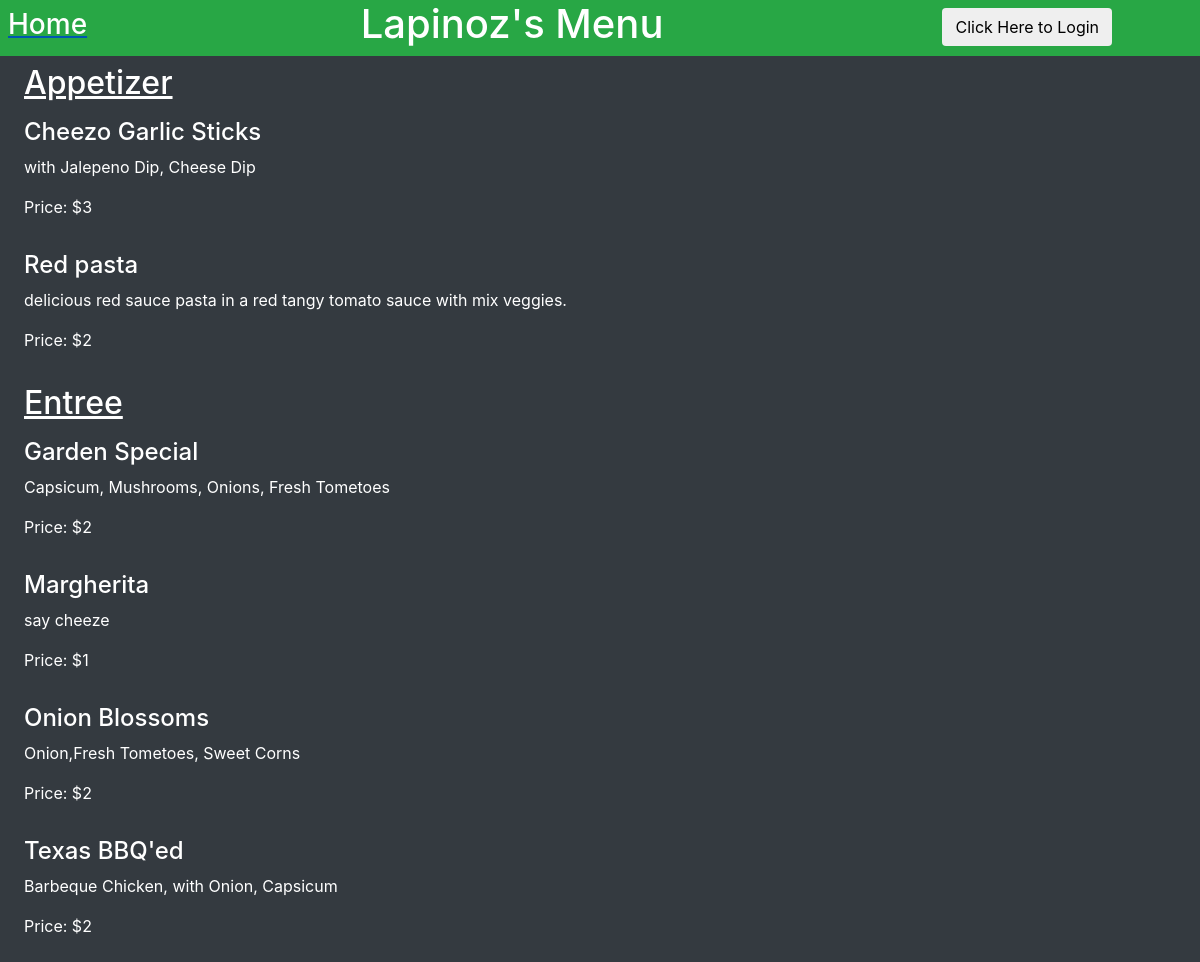
The app's page /restaurant/2/menu/ with its own data.
### Database_file.py (models this page shows, shortened)
class Restaurant(Base):
    __tablename__ = 'restaurant'
    id = Column(Integer, primary_key = True)
    name = Column(String(80), nullable=False)
    user_id = Column(Integer, ForeignKey('user.id'))
    user = relationship(User)

class MenuItem(Base):
    __tablename__ = 'menu_item'
    id = Column(Integer, primary_key = True)
    name = Column(String(80), nullable=False)
    course = Column(String(250))
    description = Column(String(250))
    price = Column(String(8))
    restaurant_id = Column(Integer, ForeignKey('restaurant.id'))
    restaurant = relationship(Restaurant)
    user_id = Column(Integer, ForeignKey('user.id'))
    user = relationship(User)

### catalog.py (the view)
@app.route('/restaurant/<int:restaurant_id>/')
@app.route('/restaurant/<int:restaurant_id>/menu/')
def restaurantMenu(restaurant_id):
    state = showLogin()
    page = 'restaurant/' + str(restaurant_id) + '/menu/'
    restaurant = session.query(Restaurant).filter_by(id = restaurant_id).one()
    creator = getUserInfo(restaurant.user_id)
    items = session.query(MenuItem).filter_by(
        restaurant_id=restaurant_id).all()
    if 'username' not in login_session or \
        creator.id != login_session['user_id']:
        return render_template('public-Menu.html', items=items,
                                restaurant=restaurant, creator=creator,
                                STATE=state, page=page)
    else:
        return render_template('menu.html', items=items,
                                restaurant=restaurant, creator=creator,
                                STATE=state, page=page)

### catalog.py (called while the page is built)
def getUserInfo(user_id):
    user = session.query(User).filter_by(id=user_id).one()
    return user

def showLogin():
    state = ''.join(random.choice(string.ascii_uppercase + string.digits)
                    for x in xrange(32))
    login_session['state'] = state
    print state
    return state

### templates/public-Menu.html (shortened to what this page needs)
{% extends "base2.html" %}
  {% block content %}
    <article class="row bg-dark px-4">
         {% if items !=[] %}
         {% if items|selectattr('course', 'equalto', 'Appetizer')|list|length > 0 %}
         <div class="col-md-12 mt-2">
           <h2 class="text-white"><u>Appetizer</u></h2>
         </div>
           {% for i in items %}
             {% if i.course == 'Appetizer' %}
             <div class="col-md-12 mt-2">
               <h4 class="text-white">{{i.name}}</h4>
             </div>
             <div class="col-md-12">
               <p class="text-white">{{i.description}}</p>
             </div>
             <div class="col-md-12">
               <p class="text-white">Price: ${{i.price}}</p>
             </div>
             <br><br>
             {% endif %}
           {% endfor %}
           {% endif %}
           {% if items|selectattr('course', 'equalto', 'Entree')|list|length > 0 %}
           <div class="col-md-12 mt-2">
             <h2 class="text-white"><u>Entree</u></h2>
           </div>
           {% for i in items %}
             {% if i.course == 'Entree' %}
             <div class="col-md-12 mt-2">
               <h4 class="text-white">{{i.name}}</h4>
             </div>
             <div class="col-md-12">
               <p class="text-white">{{i.description}}</p>
             </div>
             <div class="col-md-12">
               <p class="text-white">Price: ${{i.price}}</p>
             </div>
             <br><br>
             {% endif %}
           {% endfor %}
           {% endif %}
         {% endif %}
    </article>
  {% endblock %}

### templates/base2.html (shortened to what this page needs)
<!DOCTYPE html>
<html>
  <head>
    {% include "header.html" %}
  </head>
  <body class="bg-dark">
    <div class="fluid-container bg-dark">
      <header class="row bg-success">
        <a href="{{url_for('restaurants')}}">
          <div class="col-md-2 text-center ml-2 mt-2">
            <h3 class="text-white">Home</h3>
          </div>
        </a>
        <div class="col-md-8 text-center">
          <h1 class="text-white">{{restaurant.name}}'s Menu</h1>
        </div>
        <div class="col-md-2 text-right pt-2">
          {%if 'username' not in session %}
            <button class="btn bg-faded text-black" type="button" name="button" data-toggle="modal" data-target="#myModal">
              Click Here to Login
            </button>
			    {% else %}
          <a href="{{url_for('disconnect')}}">
            <button class="btn bg-faded text-black" type="button" name="button">
              Logout
            </button>
          </a>
			    {% endif %}
        </div>
      </header>
      {% block content %}
      {% endblock %}
    </div>
  </body>
</html>

### templates/header.html (shortened to what this page needs)
<link rel=stylesheet type=text/css href="{{ url_for('static', filename='master.css') }}">
<link rel="stylesheet" href="https://maxcdn.bootstrapcdn.com/bootstrap/4.0.0-beta.2/css/bootstrap.min.css">

### static/master.css (style rules this page uses)
a { text-decoration: none; }
button { cursor: pointer; }

### records on screen
Restaurant: name "Lapinoz"
MenuItem: name "Cheezo Garlic Sticks", description "with Jalepeno Dip, Cheese Dip", price "3"
MenuItem: name "Red pasta", description "delicious red sauce pasta in a red tangy tomato sauce with mix veggies.", price "2"
MenuItem: name "Garden Special", description "Capsicum, Mushrooms, Onions, Fresh Tometoes", price "2"
MenuItem: name "Margherita", description "say cheeze", price "1"
MenuItem: name "Onion Blossoms", description "Onion,Fresh Tometoes, Sweet Corns", price "2"
MenuItem: name "Texas BBQ'ed", description "Barbeque Chicken, with Onion, Capsicum", price "2"
